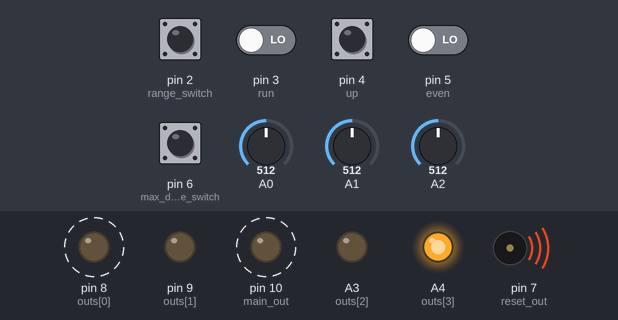
Bench run of a sketch on a simulated Arduino Uno, built with avr-gcc and run on an emulated ATmega328P. On the bench: output pins drawn as LEDs (lit = HIGH), buzzer (waves = sounding). Dashed ring = blinking. Inputs (shaded band) come from the test bench; at power-on: pin 2 (range_switch), pin 3 (run), pin 4 (up), pin 5 (even), pin 6 (max_div_time_switch) LOW, A0 = 512, A1 = 512, A2 = 512. Random numbers use the default seed unless the sketch sets one; pins used as bus, display or sensor lines are not drawn.

Above: at 1.2 s.
1.3 s: A0 set to 1023
At 1.5 s:
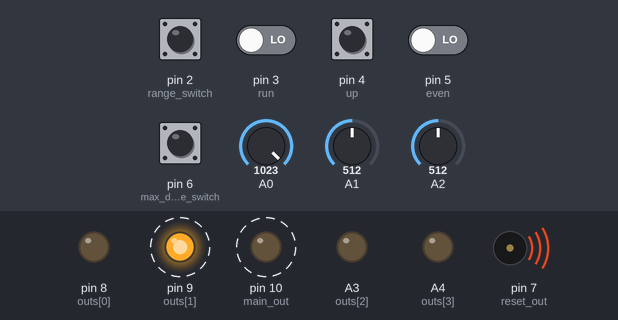
4.3 s: A1 set to 122
7.3 s: A1 set to 1023
10.3 s: A2 set to 0
At 10.74 s:
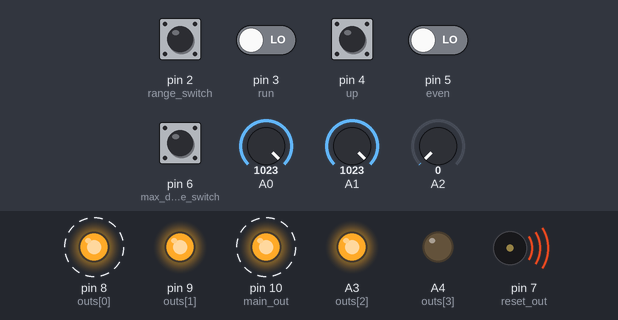
13.3 s: A0 set to 0
At 15.5 s:
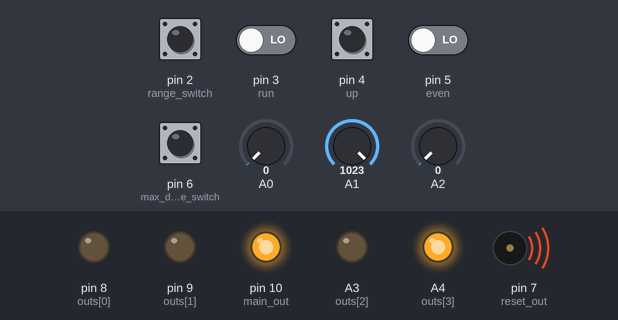
16.3 s: pin 4 (up) pulled HIGH for 0.15 s
At 20.25 s:
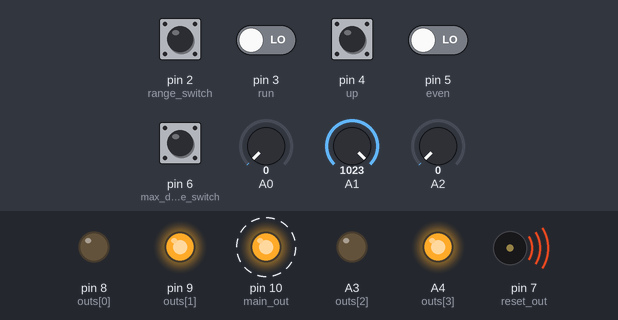
Timing chart, 0 to 20.4 s (numbered marks = the images above; inputs shaded):
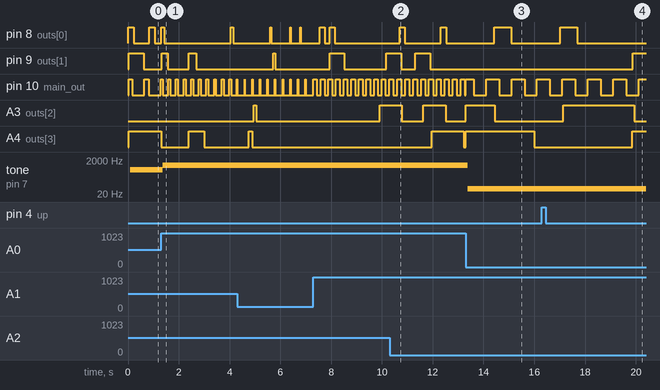

The sketch:

MOF-SWARM-CODE-v0.1-4.17.2020.ino
```cpp
// SWARM
// Designed by Ross Fish
// Programmed by Ben Davis

#include <elapsedMillis.h>

elapsedMillis sinceClock;

int lowOscRange[2] = {40, 200};  // VCO Low range
int hiOscRange[2] = {1000, 15000}; // VCO high range

int clkLow[2] = {300, 30}; // Main clock slow speeds
int clkHigh[2] = {1000, 300}; // Main clock fast speeds

float smoothCoarse = 1;
float smoothFine = 1;

int currentOsc = 0; //current state of sqr oscillator
int lastOsc = 0; //last state of square oscillator

int highLowRange = 1;
float width = 0.5;

float oscFreq = 100;

float phaccu = 0;

const int outs[4] = {8, 9, A3, A4};

class Chirp
{
  private:
    elapsedMillis sinceStep;
    float currentCount;
    unsigned long lastCount;
    int lastFreeze;
    float widthHold;
    int currentFreeze;
    int lastStep;
    int currentStep;
    int currentState = 0;
    int lastState = 0;
    int seqLength = 16;
    int gates[64];
  public:
    float timeRatio;
    int freeze = 0;
    Chirp()
    {
      for (uint8_t i = 0; i < 64; i++)
      {
        gates[i] = rand() % 2;
      }
    }

    int update(float rt)
    {
      const unsigned long msCount = rt * timeRatio;
      lastFreeze = currentFreeze;
      currentFreeze = freeze;
      if (currentFreeze > lastFreeze)
      {
        seqLength = (rand() % 64) + 1;
      }
      if (sinceStep >= msCount)
      {
        currentStep++;
        if (currentStep > seqLength)
          currentStep = 0;
        if (freeze == 0)
        {
          const int density = 20; // density of notes 0-100%
          gates[rand() % seqLength] = (rand() % 100 <= density);
        }
        sinceStep -= msCount;
      }
      if ((sinceStep < ((float)msCount * width)) && gates[currentStep] == 1)
      {
        return (1);
      }
      else
      {
        return (0);
      }
    }
};

Chirp chirp[4];

void setup() {

  pinMode(2, INPUT); // range switch
  pinMode(3, INPUT); // run/stop switch
  pinMode(4, INPUT); // up/down switch
  pinMode(5, INPUT); // even/odd switch
  pinMode(6, INPUT); // max div time switch

  pinMode(7, OUTPUT); // reset out
  pinMode(8, OUTPUT); // /n out 1
  pinMode(9, OUTPUT); // /n out 2
  pinMode(10, OUTPUT); // main out
  pinMode(A3, OUTPUT); // /n out 3
  pinMode(A4, OUTPUT); // /n out 4

  pinMode(A5, OUTPUT); // SMT power indicator
  digitalWrite(A5, HIGH); // turno n power indicator

   // Timing intervals
   chirp[0].timeRatio=1.3; //
   chirp[1].timeRatio=3.7; //
   chirp[2].timeRatio=5.5; //
   chirp[3].timeRatio=7.9; //
}

void loop() {
  chirp[0].freeze = digitalRead(3);
  chirp[1].freeze = digitalRead(4);
  chirp[2].freeze = digitalRead(5);
  chirp[3].freeze = digitalRead(6);

  const int lowHighRange = digitalRead(2);

  const int coarseKnob = analogRead(A0);
  const int fineKnob = analogRead(A2);
  const int widthKnob = analogRead(A1);

  smoothCoarse += (coarseKnob - smoothCoarse) * 0.2f;
  smoothFine += (fineKnob - smoothFine) * 0.2f;

  const float finalPitch = map(smoothCoarse, 0, 1000, 20, 980) + map(smoothFine, 0, 1000, -20, 20);

  const unsigned long clkSpeed = map(finalPitch, 1000, 0, clkLow[lowHighRange], clkHigh[lowHighRange]);

  width = map(widthKnob, 0, 1000, 1, 50) * 0.01f;

  for (uint8_t i = 0; i < 4; i++)
  {
    digitalWrite(outs[i], chirp[i].update(clkSpeed));
  }

  if (sinceClock > clkSpeed)
  {
    sinceClock -= clkSpeed;
  }

  if (sinceClock < clkSpeed * width)
  {
    digitalWrite(10, HIGH);
  }
  else
  {
    digitalWrite(10, LOW);
  }

  tone(7, map(finalPitch, 0, 1000, lowOscRange[lowHighRange], hiOscRange[lowHighRange]));
}
```

Measured:
- after the input at 1.3 s, tone on pin 7 (reset_out): 529 Hz → 1000 Hz after 0.07 s
- after the input at 10.3 s, tone on pin 7 (reset_out): 1000 Hz → 981 Hz at once
- after the input at 13.3 s, tone on pin 7 (reset_out): 981 Hz → 40 Hz after 0.07 s
- after the input at 16.3 s, pin 9 (outs[1]): LOW → HIGH after 3.6 s
- by itself, pin 10 (main_out): alternates HIGH for 0.51 s and LOW for 0.49 s
